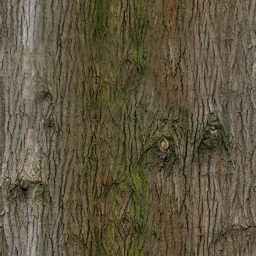
#> input picture castle/src/tex/bark.jpg, 256 x 256 px
$ python -i cut.py   (imports and definitions only)
#> lines starting #> are read from the running program, lines starting #| are printed output that depends on the picture; after the words box and inside, x2 and y2 are one past the last pixel; in counts of white or black regions, pixels touching at a corner belong together
# Cut a painting into stained glass: palette from the painting's own colours,
# pieces that follow its edges, flat areas merged into larger panes.
import sys, json, numpy as np
from PIL import Image
from skimage import color, segmentation, restoration, filters
W, H = 400, 560
AX, AW, AT, AB = 20, 360, 20, 548
R = AW / 2
NAMES = {  # glass names by colour
 'Midnight': (20, 26, 60), 'Ultramarine': (40, 80, 165), 'Cobalt': (30, 60, 140), 'Sky': (110, 150, 200), 'Pale blue': (175, 200, 220),
 'Teal': (60, 110, 120), 'Sea green': (80, 130, 110), 'Emerald': (30, 110, 70), 'Moss': (100, 120, 50), 'Olive': (120, 110, 60),
 'Leaf': (70, 95, 40), 'Forest': (30, 50, 35), 'Gold': (220, 170, 50), 'Straw': (230, 205, 120), 'Lemon': (240, 215, 70),
 'Ochre': (175, 125, 50), 'Amber': (215, 120, 40), 'Rust': (160, 70, 35), 'Ruby': (165, 25, 40), 'Rose': (200, 110, 120),
 'Blush': (230, 175, 160), 'Peach': (235, 185, 150), 'Ivory': (240, 230, 205), 'Pearl': (215, 215, 210), 'Silver': (170, 170, 170),
 'Slate': (100, 110, 130), 'Pewter': (80, 80, 85), 'Umber': (95, 65, 40), 'Walnut': (60, 40, 25), 'Jet': (18, 15, 14),
 'Violet': (95, 60, 140), 'Lilac': (160, 140, 175), 'Plum': (90, 40, 70), 'Sienna': (150, 90, 55), 'Sand': (200, 170, 125),
 'Flesh': (225, 175, 135), 'Bronze': (140, 100, 50), 'Coral': (230, 110, 80), 'Ink': (35, 40, 55), 'Cream': (245, 225, 170),
}
def kmeans(X, k, iters=25, seed=1):
    rng = np.random.default_rng(seed)
    C = X[rng.choice(len(X), 1)]
    for _ in range(k - 1):  # k-means++ seeding
        d = ((X[:, None, :] - C[None]) ** 2).sum(-1).min(1)
        C = np.vstack([C, X[rng.choice(len(X), p=d / d.sum())]])
    for _ in range(iters):
        lab = ((X[:, None, :] - C[None]) ** 2).sum(-1).argmin(1)
        C = np.array([X[lab == j].mean(0) if (lab == j).any() else C[j] for j in range(k)])
    return C
def arch_mask():
    yy, xx = np.mgrid[0:H, 0:W]
    inside = (xx >= AX) & (xx < AX + AW) & (yy < AB) & ((yy >= AT + R) | ((xx - (AX + R)) ** 2 + (yy - (AT + R)) ** 2 <= R * R))
    return inside, xx, yy
def main(src, out, cx=.5, cy=.5, k=16, zoom=1.0, squash=1.0, lift=.85, sat=1.35, spacing=24, min_region=40, min_piece=55, merge=11):
#> called with src = '../../castle/src/tex/bark.jpg', out = 'out.png', cx = 0.5, cy = 0.5, k = 16, zoom = 1, squash = 1, lift = 0.85
    im = Image.open(src).convert('RGB')
#> im is the input picture: PIL image 256x256 RGB; mean R, G, B 94.8, 85.8, 63.7
    iw, ih = im.size
    # Crop to the window's shape around the chosen focus.
    tr = AW / (AB - AT)
    tr = tr / squash  # squash < 1 takes a wider crop and narrows it into the window
    cw, ch = (ih * tr, ih) if iw / ih > tr else (iw, iw / tr)
    cw, ch = cw / zoom, ch / zoom
    x0 = min(max(cx * iw - cw / 2, 0), iw - cw); y0 = min(max(cy * ih - ch / 2, 0), ih - ch)
    im = im.crop((int(x0), int(y0), int(x0 + cw), int(y0 + ch))).resize((AW, AB - AT), Image.LANCZOS)
#> im: PIL image 360x528 RGB
    canvas = np.zeros((H, W, 3), float); canvas[AT:AB, AX:AX + AW] = np.asarray(im) / 255.
    inside, xx, yy = arch_mask()
    sm = restoration.denoise_bilateral(canvas, sigma_color=.08, sigma_spatial=4, channel_axis=-1)
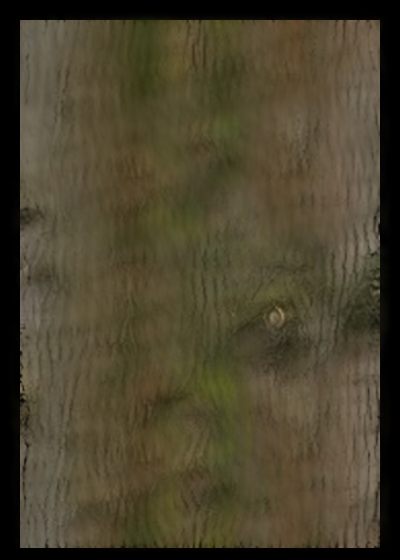
#> sm: shape (560, 400, 3) float64; mean R, G, B 0.295, 0.265, 0.181
    lab = color.rgb2lab(sm)
#> lab: shape (560, 400, 3) float64; mean of channels 0, 1, 2 28.9, -0.4, 13.7
    # Glass glows: lift the darks and deepen the colour.
    lab[..., 0] = 100 * (np.clip(lab[..., 0], 0, 100) / 100) ** lift
#> lab: shape (560, 400, 3) float64; mean of channels 0, 1, 2 33.9, -0.4, 13.7
    lab[..., 1:] *= sat
#> lab: shape (560, 400, 3) float64; mean of channels 0, 1, 2 33.9, -0.5, 18.5
    pts = lab[inside]
    rng = np.random.default_rng(3)
    C = kmeans(pts[rng.choice(len(pts), min(25000, len(pts)), replace=False)], k)
#> in kmeans, `C = X[rng.choice(len(X), 1)]`: C = [[38.75, -0.243, 23.09]]
#> the loop in kmeans, `for _ in range(k - 1):` made 15 passes
#> C on pass 1: [[38.75, -0.243, 23.09], [40.28, -2.69, 28.43]]
#> after the loop in kmeans, `for _ in range(k - 1):`: C = 16 rows, first 8: [38.75, -0.243, 23.09], [40.28, -2.69, 28.43], [49.37, 2.82, 15.21], [34.07, 1.24, 18.14], [43.01, 2.25, 22.17], [31.4, -1.53, 25], [44.03, -1.1, 17.53], [40.05, -4.64, 31.89]
#> after the loop in kmeans, `for _ in range(iters):`: C = 16 rows, first 8: [39.47, -1.69, 20.01], [40.51, -2.52, 26.99], [48.78, 0.933, 15.15], [35.1, -0.852, 17.43], [41.05, -0.0487, 23.05], [33.01, -0.685, 24.28], [42.9, 0.141, 14.72], [39.09, -5.78, 29.92]
    # Merge glass colours too close to tell apart.
    while True:
        D = ((C[:, None] - C[None]) ** 2).sum(-1) ** .5 + np.eye(len(C)) * 1e9
        i, j = np.unravel_index(D.argmin(), D.shape)
        if D[i, j] > merge or len(C) <= 8: break
        C = np.delete(np.vstack([C, (C[i] + C[j]) / 2]), [i, j], axis=0)
#> this loop made 9 passes
#> (i, j) on passes 1 to 8: (4, 8), (0, 14), (4, 11), (0, 8), (8, 10), (4, 8), (7, 9), (0, 7)
#> after the loop, C = [[35.1, -0.852, 17.43], [33.01, -0.685, 24.28], [39.09, -5.78, 29.92], [27.17, -2.09, 15.9], [40.8, -10.66, 36.1], [33.34, -5.81, 26.08], [38.91, -0.815, 24.18], [46.55, 1.21, 16.51]]
    q = np.full((H, W), -1, int)
    q[inside] = ((pts[:, None, :] - C[None]) ** 2).sum(-1).argmin(1)
#> q: shape (560, 400) int64; 9 distinct labels, from -1 to 7
    # Majority filter to clean speckle.
    for _ in range(2):
        q2 = q.copy()
        for y in range(1, H - 1):
            blk = np.stack([q[y + dy, 1 + dx:W - 1 + dx] for dy in (-1, 0, 1) for dx in (-1, 0, 1)])
            for x in range(1, W - 1):
                if q[y, x] < 0: continue
                v = blk[:, x - 1]; v = v[v >= 0]
                vals, cnt = np.unique(v, return_counts=True)
                if cnt.max() >= 5: q2[y, x] = vals[cnt.argmax()]
        q = q2
    from scipy import ndimage
    st4 = [[0, 1, 0], [1, 1, 1], [0, 1, 0]]
    dist = ndimage.distance_transform_edt(inside)
    band = inside & (dist <= 11); inner = inside & (dist > 11)
    q[~inner] = -1
#> q: shape (560, 400) int64; 9 distinct labels, from -1 to 7
    # Absorb colour specks into the surrounding colour so outlines stay clean.
    for _ in range(3):
        for c in range(len(C)):
            comp, m = ndimage.label(q == c, structure=st4)
            if not m: continue
            sizes = ndimage.sum(np.ones_like(q), comp, range(1, m + 1))
            for lab_i in np.where(sizes < min_region)[0] + 1:
                region = comp == lab_i
                ring = ndimage.binary_dilation(region, structure=st4) & ~region & (q >= 0)
                if ring.any(): q[region] = np.bincount(q[ring]).argmax()
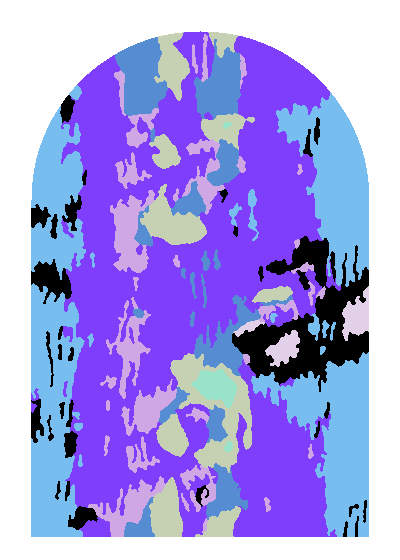
#> q: shape (560, 400) int64; 9 distinct labels, from -1 to 7; one colour per label, 0 black, -1 white
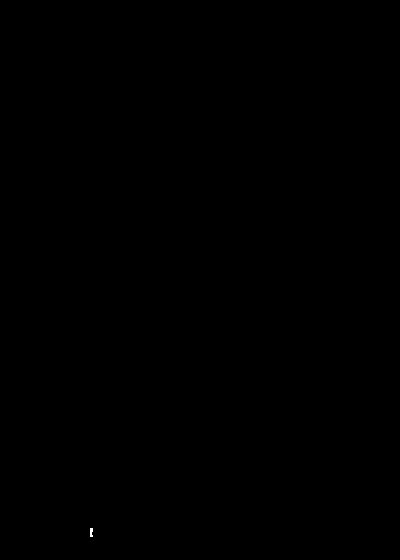
#> region: shape (560, 400) bool; 0.01% white in thin lines or dots, all inside (x1, y1, x2, y2) = (90, 528, 93, 537)
    # Glazier's cuts: a jittered lattice splits each colour area into pieces.
    rng2 = np.random.default_rng(11)
    gx, gy = int(np.ceil(W / spacing)), int(np.ceil(H / spacing))
    sx = (np.arange(gx)[None, :] + .15 + rng2.random((gy, gx)) * .7) * spacing
    sy = (np.arange(gy)[:, None] + .15 + rng2.random((gy, gx)) * .7) * spacing
    best = np.full((H, W), np.inf); site = np.zeros((H, W), int)
    ci, cj = (xx // spacing).astype(int), (yy // spacing).astype(int)
    for dj in (-1, 0, 1):
        for di in (-1, 0, 1):
            a2, b2 = np.clip(ci + di, 0, gx - 1), np.clip(cj + dj, 0, gy - 1)
            d = (sx[b2, a2] - xx) ** 2 + (sy[b2, a2] - yy) ** 2
            upd = d < best; best[upd] = d[upd]; site[upd] = (b2 * gx + a2)[upd]
    combo = np.where(q >= 0, site * 64 + q, -1)
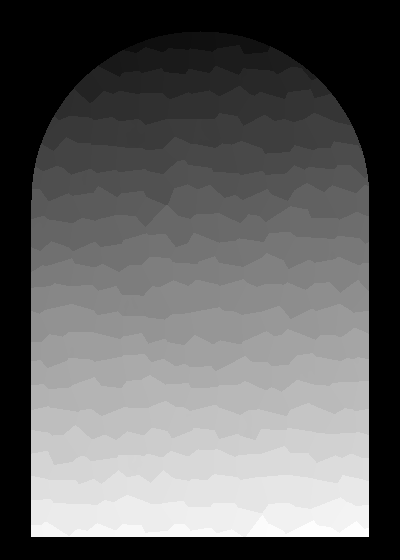
#> combo: shape (560, 400) int64; min -1, max 24903, mean 9635.1; drawn with min black and max white
    pid = np.full((H, W), -1, int); nid = 0
    for val in np.unique(combo[combo >= 0]):
        comp, m = ndimage.label(combo == val, structure=st4)
        if m: pid[comp > 0] = comp[comp > 0] - 1 + nid; nid += m
#> this loop made 727 passes
#> (val, m, nid) on passes 1 to 8: (1413, 1, 1), (1474, 1, 2), (1477, 1, 3), (1538, 1, 4), (1542, 1, 5), (1601, 2, 7), (1602, 1, 8), (1605, 1, 9)
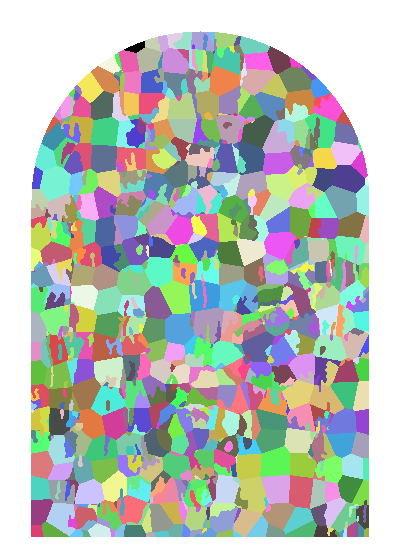
#> pid: shape (560, 400) int64; 1089 distinct labels, from -1 to 1087; one colour per label, 0 black, -1 white
#> after the loop, nid = 1088
    flat = pid.ravel(); idx = np.where(flat >= 0)[0]
    pcol = np.zeros(nid, int); pcol[flat[idx]] = q.ravel()[idx]
    area = np.bincount(flat[idx], minlength=nid).astype(float)
#> area = 1088 values, max 796 at index 211, min 1 at index 12, mean 145.9
    def adjacency(pid):
        A = {}
        for a3, b3 in ((pid[:, :-1], pid[:, 1:]), (pid[:-1, :], pid[1:, :])):
            m = (a3 >= 0) & (b3 >= 0) & (a3 != b3)
            u = np.minimum(a3[m], b3[m]); v = np.maximum(a3[m], b3[m])
            keys, cnt = np.unique(u * 1000003 + v, return_counts=True)
            for kk, cc in zip(keys, cnt): A[(kk // 1000003, kk % 1000003)] = cc
        return A
    parent = list(range(nid))
    def find(x):
        while parent[x] != x: parent[x] = parent[parent[x]]; x = parent[x]
        return x
    A = adjacency(pid)
#> the loop in adjacency, `for a3, b3 in ((pid[:, :-1], pid[:, 1:]), (pid[:-1, :], pid[1:, :])):` made 2 passes
#> after the loop in adjacency, `for a3, b3 in ((pid[:, :-1], pid[:, 1:]), (pid[:-1, :], pid[1:, :])):`: A = 2762 items
#> A = 2762 items
    # Slivers too small to cut join the neighbour they share most edge with,
    # preferring one of the same colour.
    for _ in range(3):
        nb = {}
        for (u, v), w in A.items():
            ru, rv = find(u), find(v)
            if ru == rv: continue
            nb.setdefault(ru, []).append((w, rv)); nb.setdefault(rv, []).append((w, ru))
        for r in sorted(nb, key=lambda r: area[r]):
            if find(r) != r or area[r] >= min_piece: continue
            cands = [(w + (10000 if pcol[find(o)] == pcol[r] else 0), find(o)) for w, o in nb[r] if find(o) != r]
            if not cands: continue
            w, o = max(cands)
            parent[r] = o; area[o] += area[r]
#> after the loop, area = 1088 values, max 796 at index 211, min 1 at index 12, mean 153.2; parent = 1088 values, max 1085 at index 1085, min 0 at index 0, mean 542.6
    roots = np.array([find(i) for i in range(nid)])
#> roots has the same summary as parent
    pid = np.where(pid >= 0, roots[np.maximum(pid, 0)], -1)
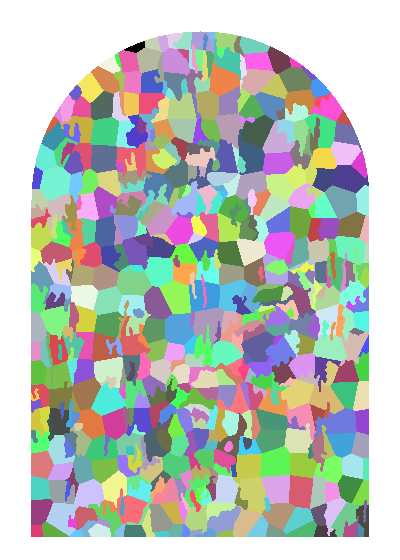
#> pid: shape (560, 400) int64; 572 distinct labels, from -1 to 1085; one colour per label, 0 black, -1 white
    # Jewelled frame around the arch
    fb = np.full((H, W), -1, int)
    ang = np.where(yy < AT + R, (np.arctan2(yy - (AT + R), xx - (AX + R)) + np.pi) * R, 0)
    pos = np.where(yy < AT + R, ang, np.where(xx < W / 2, (AT + R - yy), 1000 + (yy - AT - R)))
    pos = np.where(yy >= AB - 12, 3000 + xx, pos)
    bucket = (pos // 15).astype(int)
    darkest = int(np.argmin(C[:, 0])); goldish = int(np.argmax(C[:, 1] * 0 + C[:, 2] + C[:, 0] * .3))
#> after `darkest = int(np.argmin(C[:, 0]))`: darkest = 3
#> after `goldish = int(np.argmax(C[:, 1] * 0 + C[:, 2] + C[:, 0] * 0.3))`: goldish = 4
    framecol = [darkest, goldish]
#> framecol = [3, 4]
    # Final renumbering
    uniq = np.unique(pid[pid >= 0])
#> uniq = 571 values from 0 to 1085
    remap = {u: i for i, u in enumerate(uniq)}
#> remap = 571 items
    final = np.full((H, W), -1, int)
    m = pid >= 0
#> m: shape (560, 400) bool; 70.8% white; 1 black region, box (x1, y1, x2, y2) and area: (0, 0, 400, 560) 65307
    final[m] = np.vectorize(remap.get)(pid[m])
#> final: shape (560, 400) int64; 572 distinct labels, from -1 to 570
    colors = [int(pcol[u]) for u in uniq]
#> colors = 571 values, max 7 at index 47, min 0 at index 46, mean 4.47
    nb0 = len(uniq)
#> nb0 = 571
    bm = band
    bks = np.unique(bucket[bm])
    for i, bk in enumerate(bks):
        final[bm & (bucket == bk)] = nb0 + i
        colors.append(framecol[i % 2])
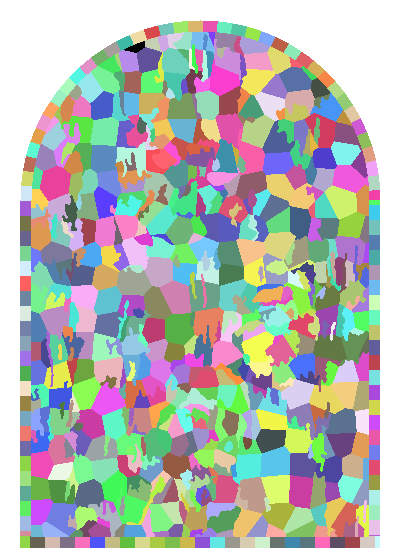
#> final: shape (560, 400) int64; 682 distinct labels, from -1 to 680; one colour per label, 0 black, -1 white
#> after the loop, colors = 681 values, max 7 at index 47, min 0 at index 46, mean 4.31
    rgb = (color.lab2rgb(C[None])[0] * 255).clip(0, 255).astype(int)
#> rgb = [[91, 82, 54], [88, 76, 38], [98, 93, 41], [69, 64, 39], [97, 99, 33], [82, 80, 35], [103, 90, 51], [122, 108, 82]]
    used = sorted(set(colors))
#> used = [0, 1, 2, 3, 4, 5, 6, 7]
    names, taken = {}, set()
    for j in used:
        r, g, b = rgb[j]
        order = sorted(NAMES, key=lambda nm: sum((a - c) ** 2 for a, c in zip(NAMES[nm], (r, g, b))))
        nm = next((x for x in order if x not in taken), order[0]); taken.add(nm); names[j] = nm
#> this loop made 8 passes
#> after the loop, names = {0: 'Umber', 1: 'Leaf', 2: 'Moss', 3: 'Walnut', 4: 'Olive', 5: 'Pewter', 6: 'Bronze', 7: 'Sienna'}; taken = 8 items
    json.dump({'W': W, 'H': H, 'pid': final.ravel().tolist(), 'pieceColor': colors,
               'palette': {str(j): ['#%02x%02x%02x' % tuple(rgb[j]), names[j]] for j in used}}, open(out, 'w'))
    print(out, 'pieces', len(colors), 'colours', len(used))
#| out.png pieces 681 colours 8
# [3 lines not run here, left out]

>>> result = main('../../castle/src/tex/bark.jpg', 'out.png')

$ run again, on castle/src/tex/earth.jpg
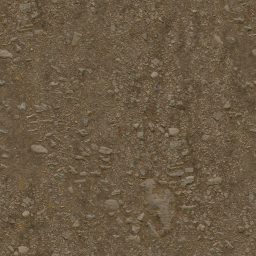
#> input picture castle/src/tex/earth.jpg, 256 x 256 px
#> in main, im is the input picture: PIL image 256x256 RGB; mean R, G, B 106.5, 89.5, 68
#> im: PIL image 360x528 RGB
#> in kmeans, `C = X[rng.choice(len(X), 1)]`: C = [[45.7, 4.2, 20.22]]
#> the loop in kmeans, `for _ in range(k - 1):` made 15 passes
#> C on pass 1: [[45.7, 4.2, 20.22], [47.56, 4.68, 20.51]]
#> after the loop in kmeans, `for _ in range(k - 1):`: C = 16 rows, first 8: [45.7, 4.2, 20.22], [47.56, 4.68, 20.51], [35.86, 4.01, 15.07], [52.37, 2.61, 18.79], [44.8, 5.34, 20.68], [43.58, 4.05, 19.34], [46.78, 4.88, 18.95], [41.02, 4.44, 21.04]
#> after the loop in kmeans, `for _ in range(iters):`: C = 16 rows, first 8: [45.72, 4.4, 20.22], [46.61, 4.29, 21.1], [36.48, 4.24, 17.2], [51.82, 4.08, 19.05], [44.79, 4.85, 20.63], [42.67, 4.93, 19.72], [46.57, 4.85, 19.25], [40.86, 4.87, 20.08]
#> the loop in main, `while True:` made 9 passes
#> (i, j) on passes 1 to 8: (0, 4), (6, 14), (10, 13), (4, 8), (5, 8), (0, 6), (2, 8), (5, 8)
#> after the loop in main, `while True:`: C = [[36.48, 4.24, 17.2], [51.82, 4.08, 19.05], [40.86, 4.87, 20.08], [49.06, 4.11, 20.71], [48.67, 4.46, 18.82], [46.99, 4.56, 19.63], [45.98, 4.24, 21.39], [43.77, 4.78, 20.15]]
#> after the loop in main, `for _ in range(3):`:
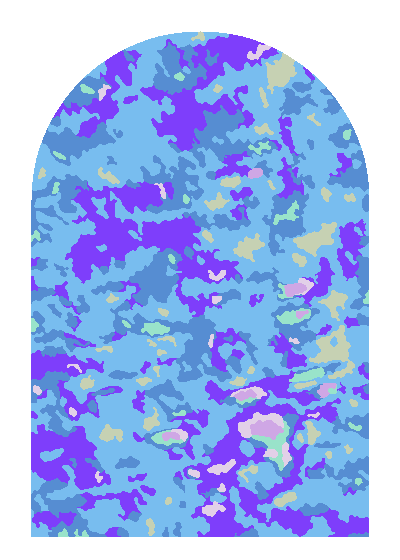
#> q: shape (560, 400) int64; 8 distinct labels, from -1 to 7; one colour per label, 0 black, -1 white
#> the loop in main, `for val in np.unique(combo[combo >= 0]):` made 993 passes
#> (val, m, nid) on passes 1 to 8: (1413, 2, 2), (1414, 1, 3), (1415, 1, 4), (1477, 1, 5), (1478, 1, 6), (1479, 1, 7), (1538, 1, 8), (1541, 2, 10)
#> after the loop in main, `for val in np.unique(combo[combo >= 0]):`: nid = 1708
#> in main, `area = np.bincount(flat[idx], minlength=nid).astype(float)`: area = 1708 values, max 719 at index 213, min 1 at index 0, mean 92.91
#> the loop in adjacency, `for a3, b3 in ((pid[:, :-1], pid[:, 1:]), (pid[:-1, :], pid[1:, :])):` made 2 passes
#> after the loop in adjacency, `for a3, b3 in ((pid[:, :-1], pid[:, 1:]), (pid[:-1, :], pid[1:, :])):`: A = 4299 items
#> after the loop in main, `for _ in range(3):`: area = 1708 values, max 719 at index 213, min 1 at index 0, mean 100.7; parent = 1708 values, max 1705 at index 1705, min 3 at index 3, mean 855.3
#> roots has the same summary as parent
#> darkest = 0
#> goldish = 3
#> framecol = [0, 3]
#> uniq = 784 values from 3 to 1705
#> remap = 784 items
#> in main, `colors = [int(pcol[u]) for u in uniq]`: colors = 784 values, max 7 at index 0, min 1 at index 183, mean 5.7
#> nb0 = 784
#> after the loop in main, `for i, bk in enumerate(bks):`:
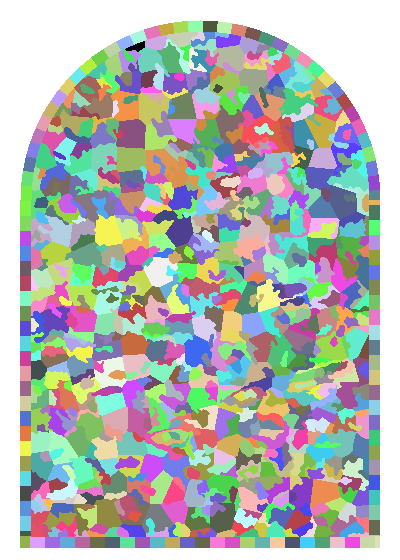
#> final: shape (560, 400) int64; 895 distinct labels, from -1 to 893; one colour per label, 0 black, -1 white
#> after the loop in main, `for i, bk in enumerate(bks):`: colors = 894 values, max 7 at index 0, min 0 at index 784, mean 5.18
#> rgb = [[101, 82, 58], [142, 120, 91], [115, 92, 63], [135, 113, 81], [134, 112, 84], [130, 107, 78], [127, 105, 73], [122, 99, 70]]
#> used = [0, 1, 2, 3, 4, 5, 6, 7]
#> the loop in main, `for j in used:` made 8 passes
#> after the loop in main, `for j in used:`: names = {0: 'Umber', 1: 'Olive', 2: 'Bronze', 3: 'Sienna', 4: 'Moss', 5: 'Ochre', 6: 'Pewter', 7: 'Rust'}; taken = 8 items
#| out.png pieces 894 colours 8

$ run again, on castle/src/tex/grass.jpg
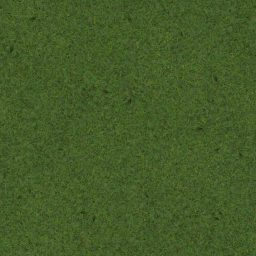
#> input picture castle/src/tex/grass.jpg, 256 x 256 px
#> in main, im is the input picture: PIL image 256x256 RGB; mean R, G, B 68.4, 91.5, 40.3
#> im: PIL image 360x528 RGB
#> in kmeans, `C = X[rng.choice(len(X), 1)]`: C = [[42.64, -24.37, 34.16]]
#> the loop in kmeans, `for _ in range(k - 1):` made 15 passes
#> C on pass 1: [[42.64, -24.37, 34.16], [42.59, -25.42, 36.17]]
#> after the loop in kmeans, `for _ in range(k - 1):`: C = 16 rows, first 8: [42.64, -24.37, 34.16], [42.59, -25.42, 36.17], [39.61, -24.59, 34.2], [43.25, -26.21, 37.38], [41.71, -24.33, 35.38], [40.93, -25.43, 36.5], [34.44, -20.64, 30.05], [37.58, -22.22, 31.23]
#> after the loop in kmeans, `for _ in range(iters):`: C = 16 rows, first 8: [41.39, -23.82, 33.9], [42.55, -24.73, 35.91], [39.59, -23.43, 33.38], [43.26, -25.66, 37.43], [41.42, -24.62, 34.88], [40.87, -25.23, 36.21], [34.07, -20.52, 29.14], [37.26, -22.35, 31.91]
#> the loop in main, `while True:` made 9 passes
#> (i, j) on passes 1 to 8: (1, 8), (3, 12), (6, 12), (8, 12), (7, 10), (2, 8), (7, 8), (5, 7)
#> after the loop in main, `while True:`: C = [[41.39, -23.82, 33.9], [39.59, -23.43, 33.38], [40.87, -25.23, 36.21], [34.07, -20.52, 29.14], [37.26, -22.35, 31.91], [40.3, -24.38, 34.7], [42.18, -24.93, 35.62], [42.47, -26.05, 37.68]]
#> after the loop in main, `for _ in range(3):`:
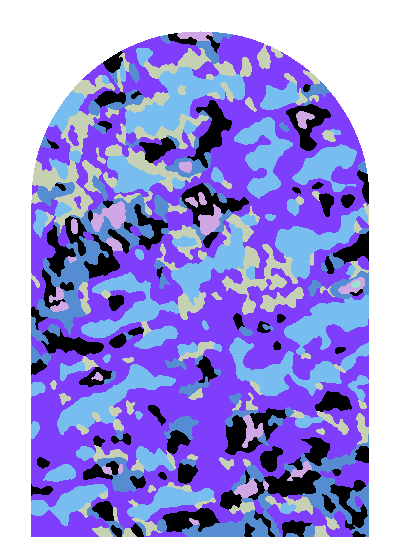
#> q: shape (560, 400) int64; 8 distinct labels, from -1 to 7; one colour per label, 0 black, -1 white
#> the loop in main, `for val in np.unique(combo[combo >= 0]):` made 1085 passes
#> (val, m, nid) on passes 1 to 8: (1414, 1, 1), (1415, 1, 2), (1477, 1, 3), (1478, 1, 4), (1536, 1, 5), (1537, 1, 6), (1538, 1, 7), (1541, 2, 9)
#> after the loop in main, `for val in np.unique(combo[combo >= 0]):`: nid = 1716
#> in main, `area = np.bincount(flat[idx], minlength=nid).astype(float)`: area = 1716 values, max 833 at index 961, min 1 at index 27, mean 92.48
#> the loop in adjacency, `for a3, b3 in ((pid[:, :-1], pid[:, 1:]), (pid[:-1, :], pid[1:, :])):` made 2 passes
#> after the loop in adjacency, `for a3, b3 in ((pid[:, :-1], pid[:, 1:]), (pid[:-1, :], pid[1:, :])):`: A = 4436 items
#> after the loop in main, `for _ in range(3):`: area = 1716 values, max 881 at index 961, min 1 at index 27, mean 100.8; parent = 1716 values, max 1713 at index 1713, min 0 at index 0, mean 858.9
#> roots has the same summary as parent
#> darkest = 3
#> goldish = 7
#> framecol = [3, 7]
#> uniq = 842 values from 0 to 1713
#> remap = 842 items
#> in main, `colors = [int(pcol[u]) for u in uniq]`: colors = 842 values, max 7 at index 18, min 0 at index 3, mean 4.39
#> nb0 = 842
#> after the loop in main, `for i, bk in enumerate(bks):`:
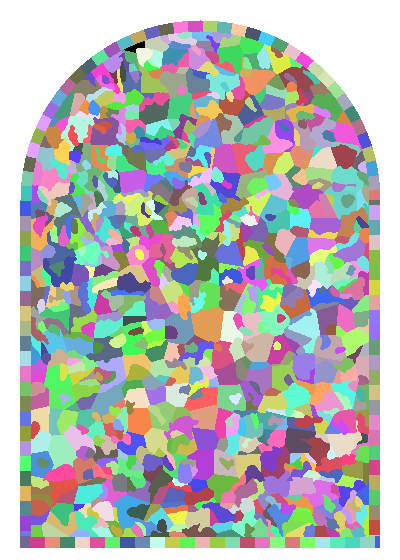
#> final: shape (560, 400) int64; 953 distinct labels, from -1 to 951; one colour per label, 0 black, -1 white
#> after the loop in main, `for i, bk in enumerate(bks):`: colors = 952 values, max 7 at index 18, min 0 at index 3, mean 4.46
#> rgb = [[75, 106, 38], [71, 102, 35], [72, 105, 32], [61, 87, 30], [66, 96, 32], [71, 104, 33], [75, 109, 36], [75, 110, 32]]
#> used = [0, 1, 2, 3, 5, 6, 7]
#> the loop in main, `for j in used:` made 7 passes
#> after the loop in main, `for j in used:`: names = {0: 'Leaf', 1: 'Moss', 2: 'Umber', 3: 'Walnut', 5: 'Emerald', 6: 'Olive', 7: 'Pewter'}; taken = 7 items
#| out.png pieces 952 colours 7
